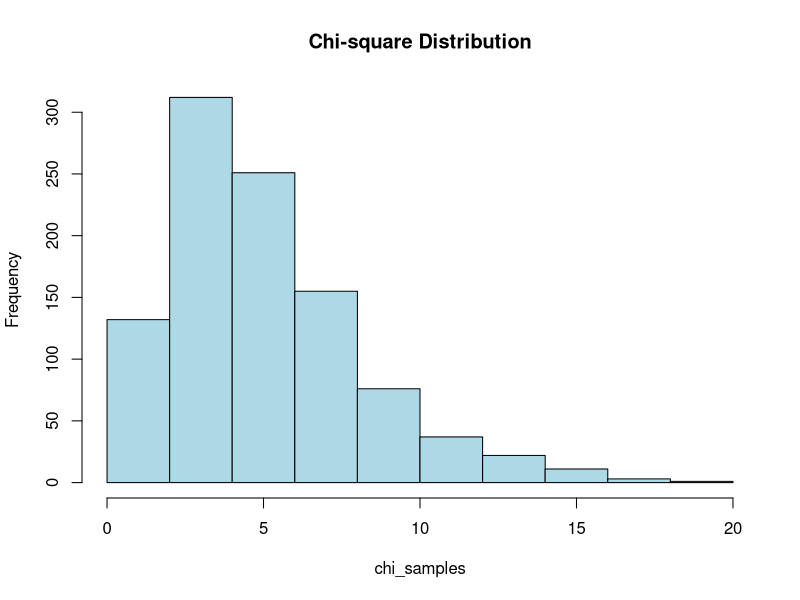
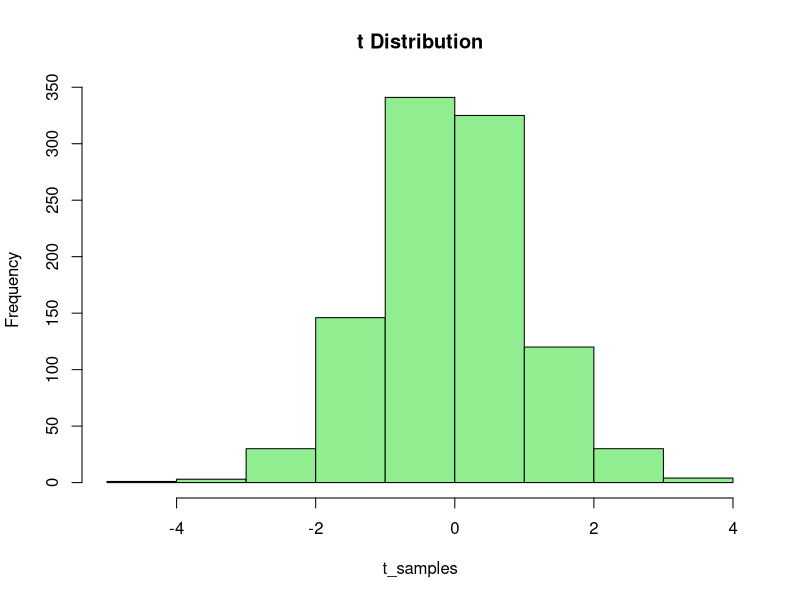
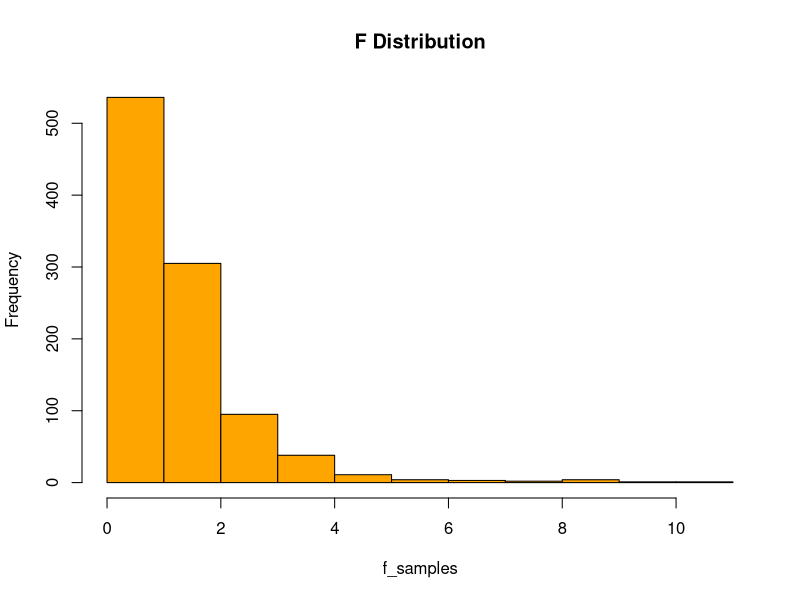
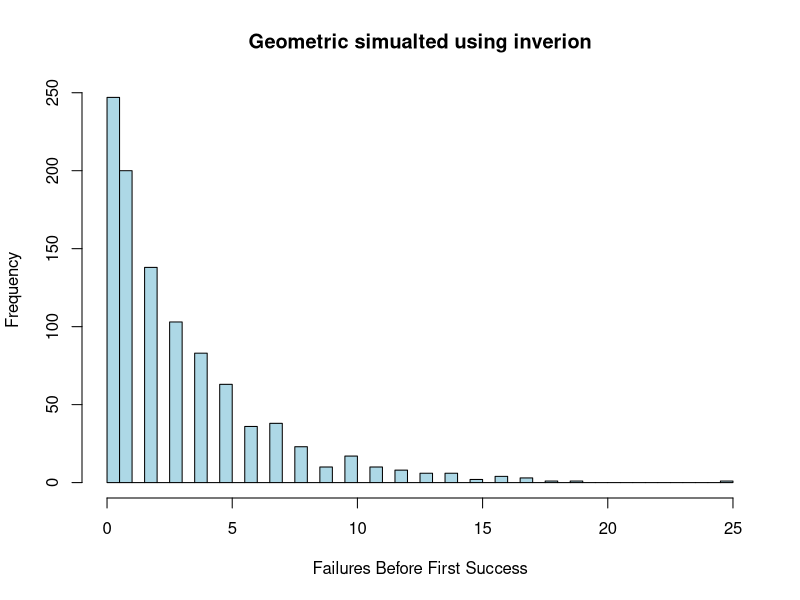
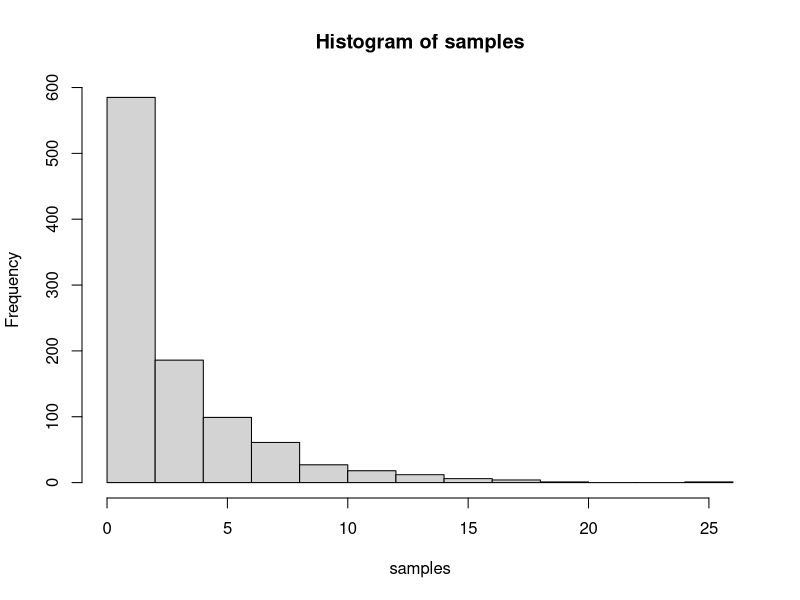

Recreate these plots in R, in order. (Note: this script raises an error after producing the figures.)

# Generate 1000 samples from chi-square with 5 degrees of freedom
chi_samples <- rchisq(n = 1000, df = 5)
hist(chi_samples, main="Chi-square Distribution", col="lightblue")


# Generate 1000 samples from t-distribution with 10 degrees of freedom
t_samples <- rt(n = 1000, df = 10)
hist(t_samples, main="t Distribution", col="lightgreen")


# Generate 1000 samples from F-distribution with df1 = 5 and df2 = 10
f_samples <- rf(n = 1000, df1 = 5, df2 = 10)
hist(f_samples, main="F Distribution", col="orange")














































#write a r code to simulate a random sample of size 1000 from geometric(0.25) distribution
simulate_geom<- function(n, p){
    u <- runif(1000, 0,1)
    floor(log(1-u) / log(1-p))
}

set.seed(123)
samples <- simulate_geom(1000, 0.25)

hist(samples, breaks = 50, col = "lightblue",
     main = "Geometric simualted using inverion",
     xlab = "Failures Before First Success")
head(samples)


#1. Binomial(n, p) – Simulation via Bernoulli Trials
simulate_binomial <- function(n, size, p) {
    samples <- numeric(n)
    for (i in 1:n) {
        samples[i] <- sum(runif(size) < p)  # each trial: success if U < p
    }
    return(samples)
}

simulate_binomial(1000, size = 10, p = 0.5)

hist(samples)

#2. Negative Binomial
simulate_nbinom <- function(n, r, p) {
    replicate(n, sum(simulate_geometric(r, p)))
}
simulate_nbinom(1000, r = 5, p = 0.3)


#3. Poisson
simulate_poisson <- function(n, lambda) {
    samples <- numeric(n)
    for (i in 1:n) {
        L <- exp(-lambda)
        k <- 0
        p <- 1
        while (p > L) {
            p <- p * runif(1)
            k <- k + 1
        }
        samples[i] <- k - 1
    }
    return(samples)
}
simulate_poisson(1000, lambda = 4)

#4.Uniform 
simulate_uniform <- function(n, a, b) {
a + (b - a) * runif(n)
}
simulate_uniform(1000, 2, 5)

#5. exponential
simulate_exponential <- function(n, rate) {
    -log(runif(n)) / rate
}
simulate_exponential(1000, rate = 1)

